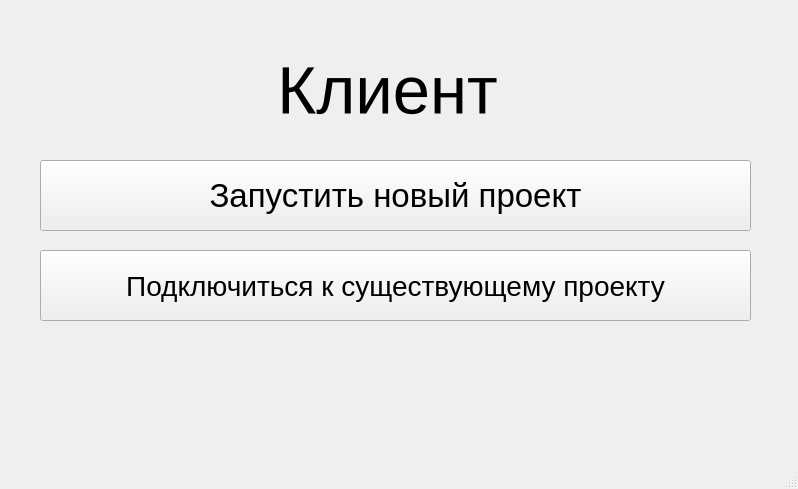
<?xml version="1.0" encoding="UTF-8"?>
<ui version="4.0">
 <class>MainWindow</class>
 <widget class="QMainWindow" name="MainWindow">
  <property name="geometry">
   <rect>
    <x>0</x>
    <y>0</y>
    <width>798</width>
    <height>489</height>
   </rect>
  </property>
  <property name="windowTitle">
   <string>MainWindow</string>
  </property>
  <widget class="QWidget" name="centralwidget">
   <widget class="QPushButton" name="Button1">
    <property name="geometry">
     <rect>
      <x>40</x>
      <y>160</y>
      <width>711</width>
      <height>71</height>
     </rect>
    </property>
    <property name="font">
     <font>
      <pointsize>25</pointsize>
     </font>
    </property>
    <property name="text">
     <string>Запустить новый проект</string>
    </property>
   </widget>
   <widget class="QPushButton" name="Button2">
    <property name="geometry">
     <rect>
      <x>40</x>
      <y>250</y>
      <width>711</width>
      <height>71</height>
     </rect>
    </property>
    <property name="font">
     <font>
      <pointsize>21</pointsize>
     </font>
    </property>
    <property name="text">
     <string>Подключиться к существующему проекту</string>
    </property>
   </widget>
   <widget class="QLabel" name="label">
    <property name="geometry">
     <rect>
      <x>240</x>
      <y>30</y>
      <width>311</width>
      <height>121</height>
     </rect>
    </property>
    <property name="font">
     <font>
      <pointsize>50</pointsize>
     </font>
    </property>
    <property name="text">
     <string>  Клиент</string>
    </property>
   </widget>
  </widget>
  <widget class="QMenuBar" name="menubar">
   <property name="geometry">
    <rect>
     <x>0</x>
     <y>0</y>
     <width>798</width>
     <height>25</height>
    </rect>
   </property>
  </widget>
  <widget class="QStatusBar" name="statusbar"/>
 </widget>
 <resources/>
 <connections/>
</ui>
